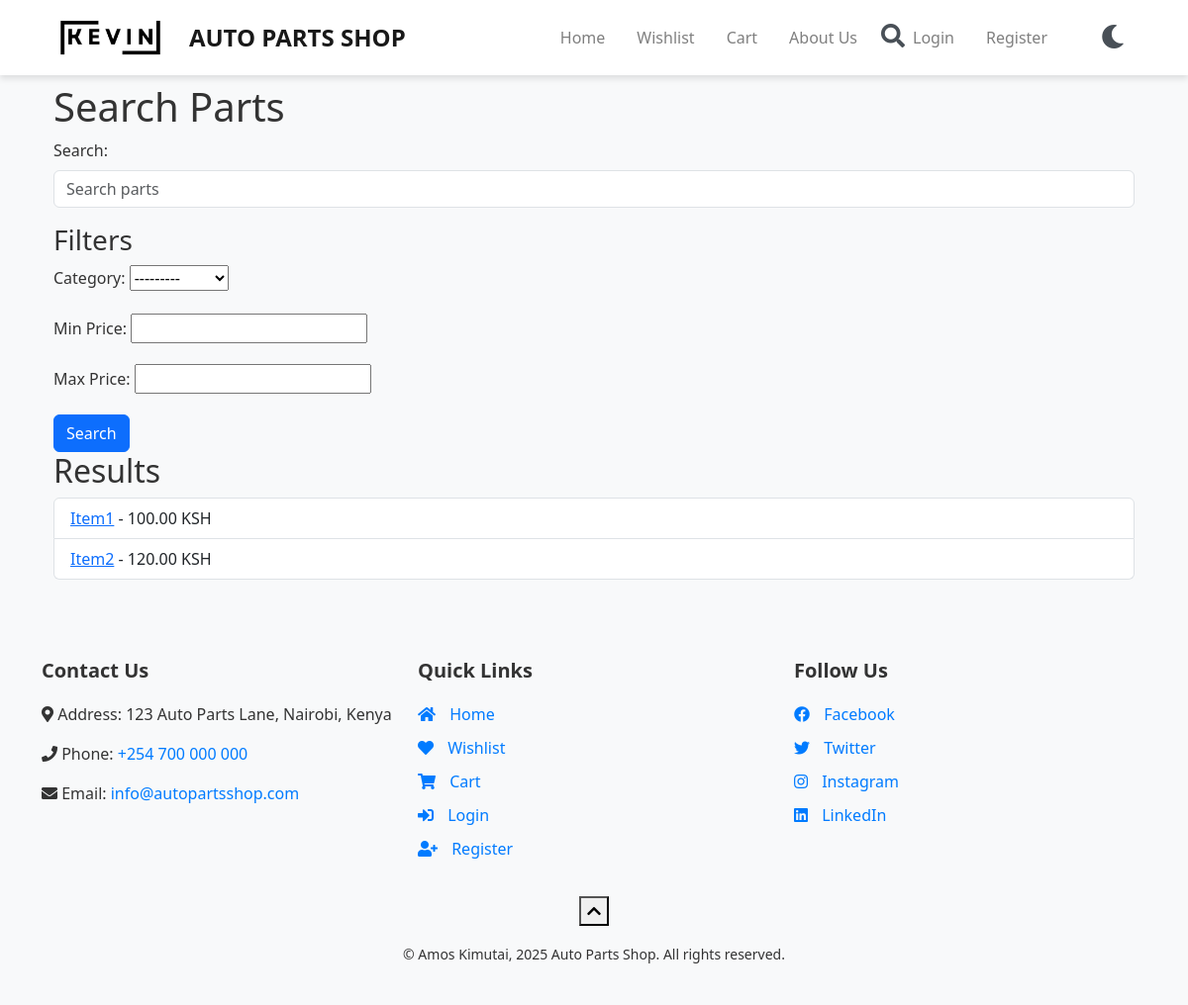
The app's page /search/ with its own data.
### core/models.py (models this page shows, shortened)
class Part(models.Model):
    name = models.CharField(max_length=100)
    category = models.ForeignKey(Category, on_delete=models.CASCADE)
    description = models.TextField(blank=True, null=True)
    price = models.DecimalField(max_digits=10, decimal_places=2)
    stock = models.IntegerField()
    image = models.ImageField(upload_to='parts/', null=True, blank=True)
    currency = models.CharField(max_length=3, default='KES')

### core/views.py (the view)
# urls.py: path('search/', views.search, name='search'),
def search(request):
    query = request.GET.get('query', '')
    category = request.GET.get('category', '')
    min_price = request.GET.get('min_price', '')
    max_price = request.GET.get('max_price', '')
    form = SearchForm(request.GET)
    filter_form = FilterForm(request.GET)
    results = Part.objects.all()
    if query:
        results = results.filter(Q(name__icontains=query) | Q(description__icontains=query))
    if category:
        results = results.filter(category__id=category)
    if min_price:
        results = results.filter(price__gte=min_price)
    if max_price:
        results = results.filter(price__lte=max_price)
    return render(request, 'core/search.html', {'form': form, 'filter_form': filter_form, 'results': results})

### core/forms.py
class SearchForm(forms.Form):
    query = forms.CharField(max_length=100)

class FilterForm(forms.Form):
    category = forms.ModelChoiceField(queryset=Category.objects.all(), required=False)
    min_price = forms.DecimalField(required=False, min_value=0, decimal_places=2, label='Min Price')
    max_price = forms.DecimalField(required=False, min_value=0, decimal_places=2, label='Max Price')
    def clean(self):
        cleaned_data = super().clean()
        min_price = cleaned_data.get('min_price')
        max_price = cleaned_data.get('max_price')
        if min_price and max_price and min_price > max_price:
            raise forms.ValidationError("Minimum price cannot be greater than maximum price.")
        return cleaned_data

### core/models.py (called while the page is built)
    def __str__(self):
        return self.name

### core/templates/core/search.html (shortened to what this page needs)
{% extends 'base.html' %}
{% block content %}
<div class="container">
    <h1>Search Parts</h1>
    <form method="get" action="{% url 'search' %}">
        <div class="form-group">
            <label for="id_query">Search:</label>
            <input class="form-control" type="search" name="query" id="id_query" placeholder="Search parts" aria-label="Search" value="{{ request.GET.query }}">
        </div>
        <h3>Filters</h3>
        <div class="form-group">
            {{ filter_form.as_p }}
        </div>
        <button type="submit" class="btn btn-primary">Search</button>
    </form>
    <h2>Results</h2>
    <ul class="list-group">
        {% for result in results %}
            <li class="list-group-item">
                <a href="{% url 'part_detail' result.id %}">{{ result.name }}</a> -
                {{ result.price }} {{ result.currency }}
            </li>
        {% empty %}
            <li class="list-group-item">No parts found.</li>
        {% endfor %}
    </ul>
</div>
{% endblock %}

### core/templates/base.html (style rules this page uses)
:root { --background-color: #f8f9fa; --text-color: #333; --navbar-bg: #fff; --navbar-text: #495057; --navbar-link-hover: #007bff; --footer-bg: #f8f9fa; --footer-text: #333; --footer-link: #007bff; --footer-link-hover: #0056b3; --button-bg: #007bff; --button-hover: #0056b3; }
body { font-family: 'Segoe UI', Tahoma, Geneva, Verdana, sans-serif; background-color: var(--background-color); color: var(--text-color); transition: background-color 0.3s, color 0.3s; padding-top: 60px; }

### records on screen
Part: name "Item1", price "100.00", currency "KSH"
Part: name "Item2", price "120.00", currency "KSH"
